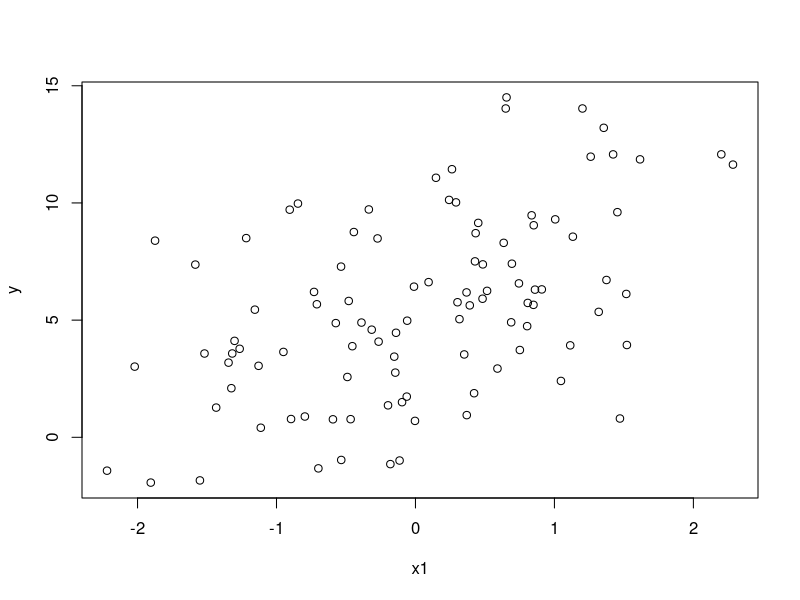
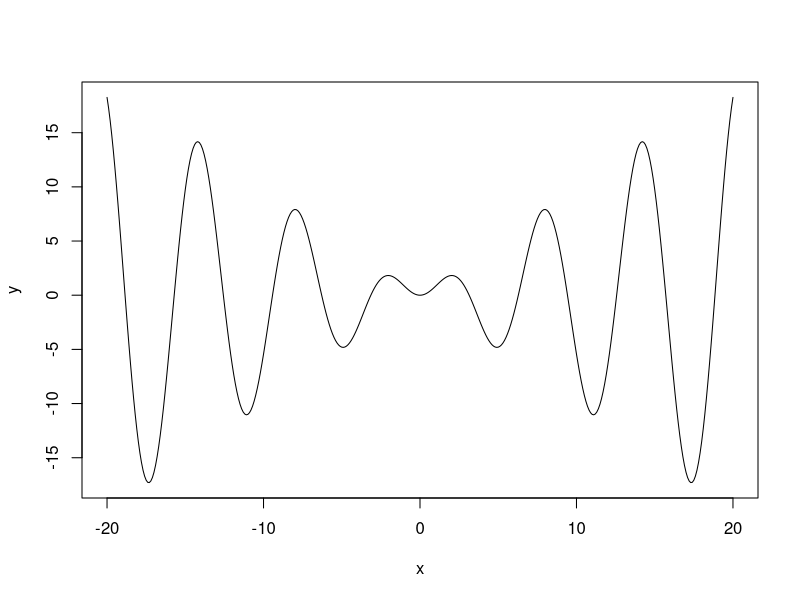
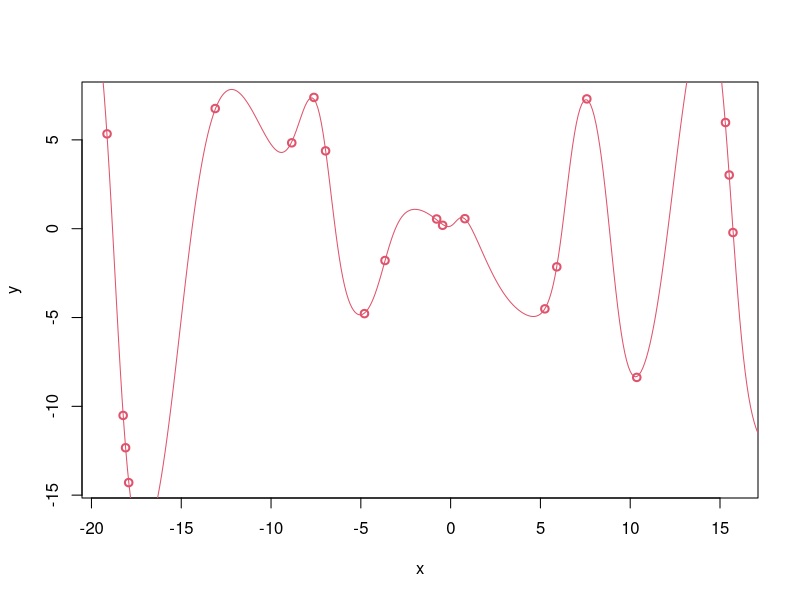
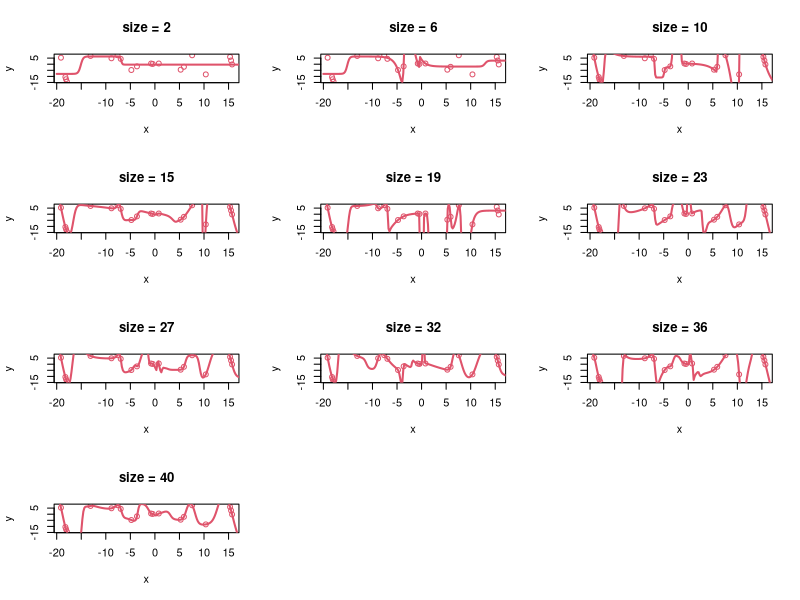

Generate these figures, in order, with R:
## ---- chunk 1
# IMPORT
library(nnet)

x1 <- rnorm(100)
x2 <- rnorm(100)
y <- 5 +  2*x1 + -3*x2 + rnorm(100)
plot(x1,y)

df = data.frame(Y=y, X1 = x1, X2 = x2)
## ---- chunk 2
model <- lm(Y ~ X1 + X2, data = df)
summary(model)
## ---- chunk 3
library(nnet)

# fit neural network with no hidden layer
nn_model = nnet(
  Y ~ X1 + X2,
  data = df,
  size = 0,
  linout = TRUE,   # regression
  skip = TRUE, # skip hidden layer
  trace = FALSE
)

weights = nn_model$wts
# print weights
cat("Neural Net output parameter weights:\n")
print(weights)
## ---- chunk 4
# fit neural network with hidden layer
nn_model_1_hidden_layer = nnet(
  Y ~ X1 + X2,
  data = df,
  size = 3,  # one hidden layer with 2 neurons
  linout = TRUE,   # regression
  trace = FALSE
)

# predictions
pred_nn_1_hidden_layer = predict(nn_model_1_hidden_layer, df)

# mse
mse = mean((df$Y - pred_nn_1_hidden_layer)^2)
mse
## ---- chunk 5
sinc = function(x){x*sin(x)} # Define the function

xx <- seq(-20,20,by=.1) # vector of x variables for plotting
mydf = data.frame(x=xx, y = sinc(xx))

plot(y ~x, data = mydf, type = 'l')


# Now we will create a dataset by drawing a few samples from the domain of this function and evaluating this function at those locations.
x <- runif(20, min = -20, max = 20 )
mydf.train = data.frame(x = x, y = sinc(x))

plot(y ~x, data = mydf.train, lwd = 2, col = 2)

# Train network and make predictions
# Note linout = T
net1 <- nnet(y ~x, data = mydf.train, size = 20, decay = .001, maxit = 2000, linout = T)
pred <- predict(net1, newdata = mydf, type = "r")

# Make a plots of predictions, overlaid on the datapoints and the true function
lines(xx,pred, col = 2)
## ---- chunk 6
library(nnet)

# Create grid for plotting
xx <- seq(-20, 20, length = 200)

# Set layout: 2 rows × 5 columns (10 plots)
par(mfrow = c(4, 3))

# Loop over 10 different hidden layer sizes
sizes <- seq(2, 40, length.out = 10)

for (s in sizes) {

  # Fit model
  net <- nnet(
    y ~ x,
    data = mydf.train,
    size = round(s),
    linout = TRUE,
    trace = FALSE,
    maxit = 2000
  )

  # Predict on dense grid
  pred <- predict(net, newdata = data.frame(x = xx))

  # Plot training data
  plot(y ~ x, data = mydf.train,
       main = paste("size =", round(s)),
       col = 2)

  # Overlay prediction
  lines(xx, pred, col = 2, lwd = 2)
}
